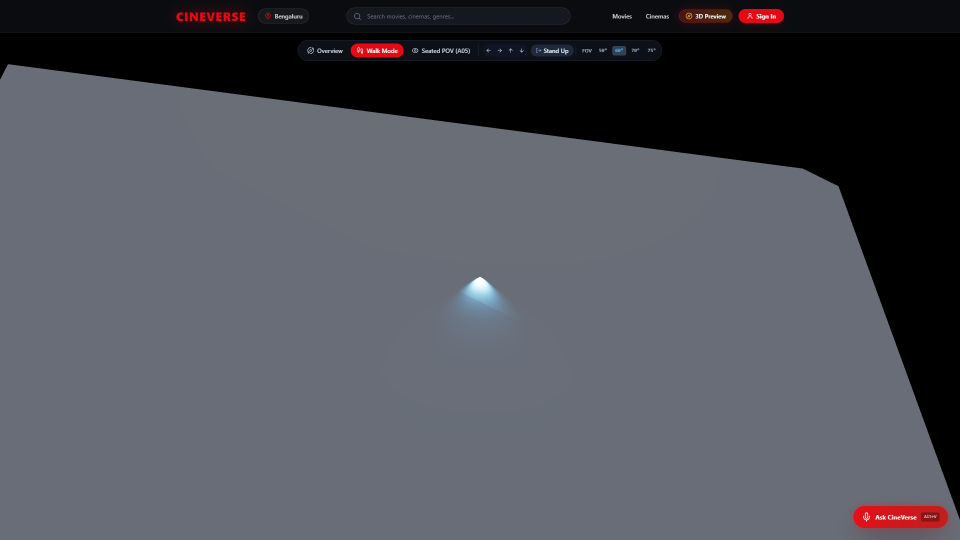
#> input picture docs/evidence/phase-2b/03_seated_a05.png, 1920 x 1080 px (shown at 1/2 size)
$ python analyze_screenshots.py
#> lines starting #> are read from the running program, lines starting #| are printed output that depends on the picture
import os
import sys
import math
from PIL import Image

evidence_dir = os.path.join(os.path.dirname(__file__), '..', 'docs', 'evidence', 'phase-2b')
seated_img_path = os.path.join(evidence_dir, '03_seated_a05.png')

if not os.path.exists(seated_img_path):
    print(f"Error: {seated_img_path} not found")
    sys.exit(1)

img = Image.open(seated_img_path).convert('RGB')
#> img is the input picture: PIL image 1920x1080 RGB; mean R, G, B 78.3, 80.5, 88.1
w, h = img.size
#> w = 1920; h = 1080

print(f"Loaded {seated_img_path}: {w}x{h}")
#| Loaded tools/../docs/evidence/phase-2b/03_seated_a05.png: 1920x1080

# In seated A05 view, the cinema screen occupies roughly the upper central region:
# y: 15% to 65%, x: 20% to 80%
box = (int(w * 0.20), int(h * 0.15), int(w * 0.80), int(h * 0.65))
#> box = (384, 162, 1536, 702)
screen_crop = img.crop(box)
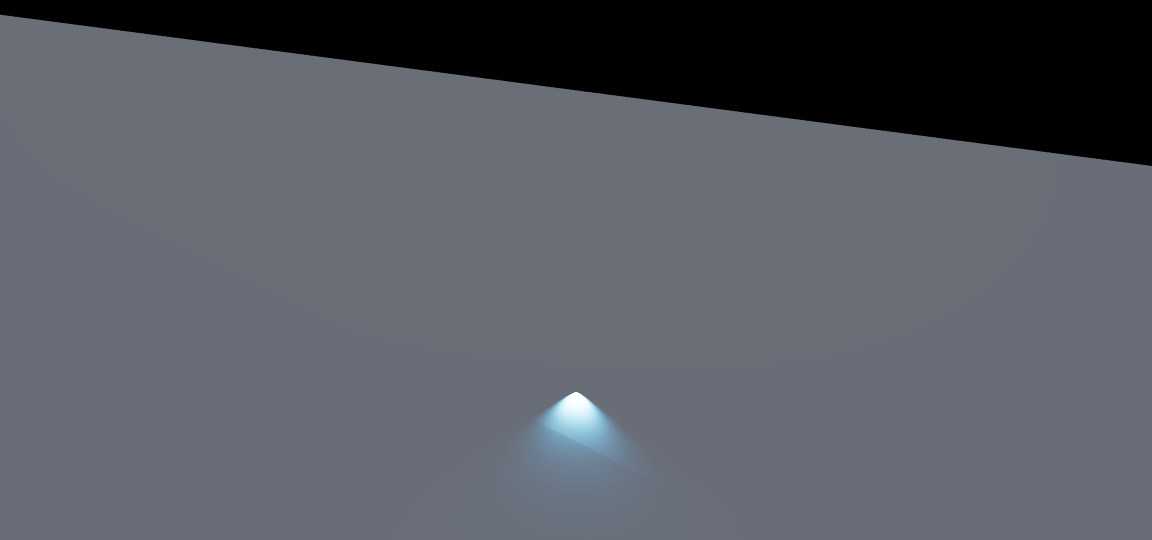
#> screen_crop: PIL image 1152x540 RGB; mean R, G, B 87.7, 91.8, 99.9
screen_pixels = list(screen_crop.getdata())
#> screen_pixels = 622080 items
total_screen_pixels = len(screen_pixels)
#> total_screen_pixels = 622080

pure_white_count = 0
luminances = []

for r, g, b in screen_pixels:
    if r >= 254 and g >= 254 and b >= 254:
        pure_white_count += 1
    lum = 0.2126 * r + 0.7152 * g + 0.0722 * b
    luminances.append(lum)
#> after the loop, luminances = 622080 items; pure_white_count = 50

pure_white_pct = (pure_white_count / total_screen_pixels) * 100.0
#> pure_white_pct = 0.00804
mean_screen_lum = sum(luminances) / total_screen_pixels
#> mean_screen_lum = 91.54
variance = sum((x - mean_screen_lum) ** 2 for x in luminances) / total_screen_pixels
#> variance = 1719.9
std_screen_lum = math.sqrt(variance)
#> std_screen_lum = 41.47

print(f"Screen Region ({screen_crop.width}x{screen_crop.height}):")
#| Screen Region (1152x540):
print(f"  Total pixels: {total_screen_pixels}")
#|   Total pixels: 622080
print(f"  Clipped pure-white pixels (>= 254): {pure_white_count} ({pure_white_pct:.3f}%)")
#|   Clipped pure-white pixels (>= 254): 50 (0.008%)
print(f"  Mean luminance: {mean_screen_lum:.2f} (scale 0-255)")
#|   Mean luminance: 91.54 (scale 0-255)
print(f"  Std dev luminance: {std_screen_lum:.2f} (shows rich dynamic range/contrast)")
#|   Std dev luminance: 41.47 (shows rich dynamic range/contrast)

# Check seat/auditorium region (lower portion of the image: y: 70% to 100%, x: 10% to 90%)
aud_box = (int(w * 0.10), int(h * 0.70), int(w * 0.90), h)
#> aud_box = (192, 756, 1728, 1080)
aud_crop = img.crop(aud_box)
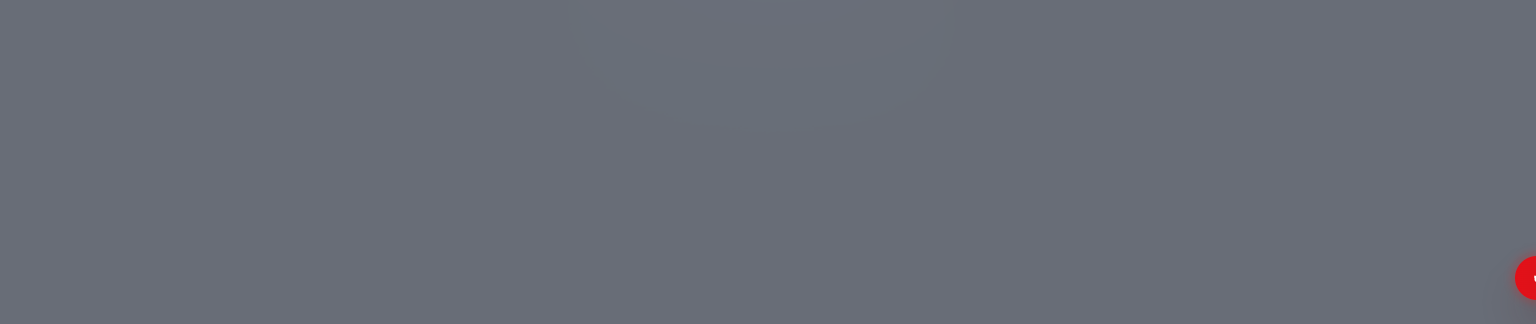
#> aud_crop: PIL image 1536x324 RGB; mean R, G, B 104.2, 108.9, 118.9
aud_pixels = list(aud_crop.getdata())
#> aud_pixels = 497664 items
aud_lum = [0.2126 * r + 0.7152 * g + 0.0722 * b for r, g, b in aud_pixels]
#> aud_lum = 497664 items
mean_aud_lum = sum(aud_lum) / len(aud_pixels)
#> mean_aud_lum = 108.6
crushed_black_count = sum(1 for r, g, b in aud_pixels if r <= 2 and g <= 2 and b <= 2)
#> crushed_black_count = 0
crushed_black_pct = (crushed_black_count / len(aud_pixels)) * 100.0
#> crushed_black_pct = 0

print(f"Auditorium/Floor Region:")
print(f"  Mean luminance: {mean_aud_lum:.2f}")
#|   Mean luminance: 108.65
print(f"  Crushed black pixels (<= 2): {crushed_black_pct:.3f}%")
#|   Crushed black pixels (<= 2): 0.000%

# Verifications
assert pure_white_pct < 2.0, f"Screen pure white clipping exceeded 2.0%: {pure_white_pct:.2f}%"
assert std_screen_lum > 15.0, f"Screen detail is too flat (std dev {std_screen_lum:.2f} <= 15.0)"
assert mean_screen_lum < 240.0, f"Screen is blown out: mean luminance {mean_screen_lum:.2f} >= 240"
print("\n>>> ALL IMAGE METRICS PASS PHASE 2B CRITERIA! <<<")
